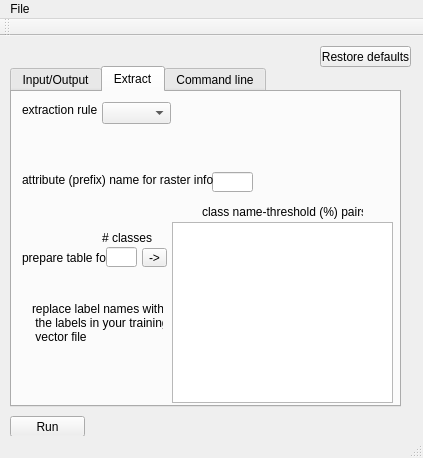
<?xml version="1.0" encoding="UTF-8"?>
<ui version="4.0">
 <class>MainWindow</class>
 <widget class="QMainWindow" name="MainWindow">
  <property name="geometry">
   <rect>
    <x>0</x>
    <y>0</y>
    <width>423</width>
    <height>458</height>
   </rect>
  </property>
  <property name="windowTitle">
   <string>pksvm</string>
  </property>
  <widget class="QWidget" name="centralWidget">
   <widget class="QTabWidget" name="tabWidget">
    <property name="geometry">
     <rect>
      <x>10</x>
      <y>30</y>
      <width>391</width>
      <height>341</height>
     </rect>
    </property>
    <property name="currentIndex">
     <number>1</number>
    </property>
    <widget class="QWidget" name="tab_2">
     <attribute name="title">
      <string>Input/Output</string>
     </attribute>
     <widget class="QLabel" name="label_3">
      <property name="geometry">
       <rect>
        <x>10</x>
        <y>10</y>
        <width>71</width>
        <height>16</height>
       </rect>
      </property>
      <property name="toolTip">
       <string>&lt;html&gt;&lt;head/&gt;&lt;body&gt;&lt;p&gt;Input image (raster or vector) containing band information&lt;/p&gt;&lt;/body&gt;&lt;/html&gt;</string>
      </property>
      <property name="text">
       <string>Input data</string>
      </property>
     </widget>
     <widget class="QLineEdit" name="input">
      <property name="geometry">
       <rect>
        <x>80</x>
        <y>10</y>
        <width>113</width>
        <height>20</height>
       </rect>
      </property>
     </widget>
     <widget class="QToolButton" name="toolButton_input">
      <property name="geometry">
       <rect>
        <x>200</x>
        <y>10</y>
        <width>25</width>
        <height>19</height>
       </rect>
      </property>
      <property name="text">
       <string>...</string>
      </property>
     </widget>
     <widget class="QLabel" name="label_13">
      <property name="geometry">
       <rect>
        <x>10</x>
        <y>40</y>
        <width>61</width>
        <height>16</height>
       </rect>
      </property>
      <property name="toolTip">
       <string>&lt;html&gt;&lt;head/&gt;&lt;body&gt;&lt;p&gt;Pixels in input image where mask image has msknodata will not be classified, but obtain a constant value (=nodata)&lt;/p&gt;&lt;/body&gt;&lt;/html&gt;</string>
      </property>
      <property name="text">
       <string>Mask image</string>
      </property>
     </widget>
     <widget class="QLineEdit" name="mask">
      <property name="geometry">
       <rect>
        <x>80</x>
        <y>40</y>
        <width>113</width>
        <height>20</height>
       </rect>
      </property>
     </widget>
     <widget class="QToolButton" name="toolButton_mask">
      <property name="geometry">
       <rect>
        <x>200</x>
        <y>40</y>
        <width>25</width>
        <height>19</height>
       </rect>
      </property>
      <property name="text">
       <string>...</string>
      </property>
     </widget>
     <widget class="QLabel" name="label_14">
      <property name="geometry">
       <rect>
        <x>230</x>
        <y>40</y>
        <width>61</width>
        <height>16</height>
       </rect>
      </property>
      <property name="text">
       <string>msknodata</string>
      </property>
     </widget>
     <widget class="QLineEdit" name="msknodata">
      <property name="geometry">
       <rect>
        <x>290</x>
        <y>40</y>
        <width>41</width>
        <height>20</height>
       </rect>
      </property>
     </widget>
     <widget class="QLabel" name="label_15">
      <property name="geometry">
       <rect>
        <x>10</x>
        <y>100</y>
        <width>71</width>
        <height>16</height>
       </rect>
      </property>
      <property name="toolTip">
       <string>&lt;html&gt;&lt;head/&gt;&lt;body&gt;&lt;p&gt;Classified map (raster or vector according to input image).&lt;/p&gt;&lt;/body&gt;&lt;/html&gt;</string>
      </property>
      <property name="text">
       <string>Output data</string>
      </property>
     </widget>
     <widget class="QLineEdit" name="output">
      <property name="geometry">
       <rect>
        <x>80</x>
        <y>100</y>
        <width>113</width>
        <height>20</height>
       </rect>
      </property>
     </widget>
     <widget class="QToolButton" name="toolButton_output">
      <property name="geometry">
       <rect>
        <x>200</x>
        <y>100</y>
        <width>25</width>
        <height>19</height>
       </rect>
      </property>
      <property name="text">
       <string>...</string>
      </property>
     </widget>
     <widget class="QLineEdit" name="sample">
      <property name="geometry">
       <rect>
        <x>80</x>
        <y>70</y>
        <width>113</width>
        <height>20</height>
       </rect>
      </property>
     </widget>
     <widget class="QToolButton" name="toolButton_sample">
      <property name="geometry">
       <rect>
        <x>200</x>
        <y>70</y>
        <width>25</width>
        <height>19</height>
       </rect>
      </property>
      <property name="text">
       <string>...</string>
      </property>
     </widget>
     <widget class="QLabel" name="label_23">
      <property name="geometry">
       <rect>
        <x>10</x>
        <y>70</y>
        <width>71</width>
        <height>16</height>
       </rect>
      </property>
      <property name="toolTip">
       <string>&lt;html&gt;&lt;head/&gt;&lt;body&gt;&lt;p&gt;Pixels in input image where mask image has msknodata will not be classified, but obtain a constant value (=nodata)&lt;/p&gt;&lt;/body&gt;&lt;/html&gt;</string>
      </property>
      <property name="text">
       <string>Sample image</string>
      </property>
     </widget>
     <widget class="QLabel" name="label_16">
      <property name="geometry">
       <rect>
        <x>230</x>
        <y>100</y>
        <width>41</width>
        <height>16</height>
       </rect>
      </property>
      <property name="text">
       <string>format</string>
      </property>
     </widget>
     <widget class="QComboBox" name="f">
      <property name="geometry">
       <rect>
        <x>270</x>
        <y>100</y>
        <width>69</width>
        <height>22</height>
       </rect>
      </property>
     </widget>
     <widget class="QCheckBox" name="polygon">
      <property name="geometry">
       <rect>
        <x>230</x>
        <y>130</y>
        <width>71</width>
        <height>17</height>
       </rect>
      </property>
      <property name="toolTip">
       <string>&lt;html&gt;&lt;head/&gt;&lt;body&gt;&lt;p&gt;Keep output features as polygons (only if input vector are polygons as well)&lt;/p&gt;&lt;/body&gt;&lt;/html&gt;</string>
      </property>
      <property name="text">
       <string>polygons</string>
      </property>
     </widget>
    </widget>
    <widget class="QWidget" name="tab">
     <attribute name="title">
      <string>Extract</string>
     </attribute>
     <widget class="QLineEdit" name="bname">
      <property name="geometry">
       <rect>
        <x>200</x>
        <y>80</y>
        <width>41</width>
        <height>20</height>
       </rect>
      </property>
     </widget>
     <widget class="QLabel" name="label_2">
      <property name="geometry">
       <rect>
        <x>10</x>
        <y>80</y>
        <width>191</width>
        <height>16</height>
       </rect>
      </property>
      <property name="toolTip">
       <string>&lt;html&gt;&lt;head/&gt;&lt;body&gt;&lt;p&gt;name of the attribute in your training vector file that corresponds to the class labels &lt;/p&gt;&lt;/body&gt;&lt;/html&gt;</string>
      </property>
      <property name="text">
       <string>attribute (prefix) name for raster info</string>
      </property>
     </widget>
     <widget class="QTableView" name="tableView_classes">
      <property name="geometry">
       <rect>
        <x>160</x>
        <y>130</y>
        <width>221</width>
        <height>181</height>
       </rect>
      </property>
     </widget>
     <widget class="QLabel" name="label_17">
      <property name="geometry">
       <rect>
        <x>190</x>
        <y>110</y>
        <width>161</width>
        <height>20</height>
       </rect>
      </property>
      <property name="text">
       <string>class name-threshold (%) pairs</string>
      </property>
     </widget>
     <widget class="QLabel" name="label_20">
      <property name="geometry">
       <rect>
        <x>10</x>
        <y>150</y>
        <width>91</width>
        <height>31</height>
       </rect>
      </property>
      <property name="text">
       <string>prepare table for</string>
      </property>
     </widget>
     <widget class="QLineEdit" name="nclass">
      <property name="geometry">
       <rect>
        <x>94</x>
        <y>155</y>
        <width>31</width>
        <height>20</height>
       </rect>
      </property>
     </widget>
     <widget class="QToolButton" name="toolButton_createTable">
      <property name="geometry">
       <rect>
        <x>130</x>
        <y>156</y>
        <width>25</width>
        <height>19</height>
       </rect>
      </property>
      <property name="text">
       <string>-&gt;</string>
      </property>
     </widget>
     <widget class="QLabel" name="label_21">
      <property name="geometry">
       <rect>
        <x>90</x>
        <y>130</y>
        <width>51</width>
        <height>31</height>
       </rect>
      </property>
      <property name="text">
       <string># classes</string>
      </property>
     </widget>
     <widget class="QLabel" name="label_22">
      <property name="geometry">
       <rect>
        <x>20</x>
        <y>200</y>
        <width>131</width>
        <height>61</height>
       </rect>
      </property>
      <property name="text">
       <string>replace label names with
 the labels in your training
 vector file</string>
      </property>
     </widget>
     <widget class="QComboBox" name="rule">
      <property name="geometry">
       <rect>
        <x>90</x>
        <y>10</y>
        <width>69</width>
        <height>22</height>
       </rect>
      </property>
     </widget>
     <widget class="QLabel" name="label_4">
      <property name="geometry">
       <rect>
        <x>10</x>
        <y>10</y>
        <width>81</width>
        <height>16</height>
       </rect>
      </property>
      <property name="toolTip">
       <string>&lt;html&gt;&lt;head/&gt;&lt;body&gt;&lt;p&gt;name of the attribute in your training vector file that corresponds to the class labels &lt;/p&gt;&lt;/body&gt;&lt;/html&gt;</string>
      </property>
      <property name="text">
       <string>extraction rule</string>
      </property>
     </widget>
    </widget>
    <widget class="QWidget" name="tab_4">
     <attribute name="title">
      <string>Command line</string>
     </attribute>
     <widget class="QLabel" name="label_18">
      <property name="geometry">
       <rect>
        <x>10</x>
        <y>10</y>
        <width>81</width>
        <height>16</height>
       </rect>
      </property>
      <property name="text">
       <string>Command line</string>
      </property>
     </widget>
     <widget class="QLineEdit" name="commandLineEdit">
      <property name="geometry">
       <rect>
        <x>10</x>
        <y>40</y>
        <width>361</width>
        <height>61</height>
       </rect>
      </property>
     </widget>
     <widget class="QLabel" name="label_19">
      <property name="geometry">
       <rect>
        <x>10</x>
        <y>120</y>
        <width>81</width>
        <height>16</height>
       </rect>
      </property>
      <property name="text">
       <string>Console output</string>
      </property>
     </widget>
     <widget class="QPlainTextEdit" name="consoleEdit">
      <property name="geometry">
       <rect>
        <x>10</x>
        <y>140</y>
        <width>361</width>
        <height>171</height>
       </rect>
      </property>
     </widget>
    </widget>
   </widget>
   <widget class="QPushButton" name="pushButton_run">
    <property name="geometry">
     <rect>
      <x>10</x>
      <y>380</y>
      <width>75</width>
      <height>21</height>
     </rect>
    </property>
    <property name="text">
     <string>Run</string>
    </property>
   </widget>
   <widget class="QPushButton" name="pushButton_restore">
    <property name="geometry">
     <rect>
      <x>320</x>
      <y>10</y>
      <width>91</width>
      <height>21</height>
     </rect>
    </property>
    <property name="text">
     <string>Restore defaults</string>
    </property>
   </widget>
  </widget>
  <widget class="QMenuBar" name="menuBar">
   <property name="geometry">
    <rect>
     <x>0</x>
     <y>0</y>
     <width>423</width>
     <height>21</height>
    </rect>
   </property>
   <widget class="QMenu" name="menuFile">
    <property name="title">
     <string>File</string>
    </property>
    <addaction name="actionInput"/>
    <addaction name="actionMask"/>
    <addaction name="actionTraining"/>
    <addaction name="actionOutput"/>
   </widget>
   <addaction name="menuFile"/>
  </widget>
  <widget class="QToolBar" name="mainToolBar">
   <attribute name="toolBarArea">
    <enum>TopToolBarArea</enum>
   </attribute>
   <attribute name="toolBarBreak">
    <bool>false</bool>
   </attribute>
  </widget>
  <widget class="QStatusBar" name="statusBar"/>
  <action name="actionInput">
   <property name="text">
    <string>Input</string>
   </property>
  </action>
  <action name="actionTraining">
   <property name="text">
    <string>Sample</string>
   </property>
  </action>
  <action name="actionMask">
   <property name="text">
    <string>Mask</string>
   </property>
  </action>
  <action name="actionOutput">
   <property name="text">
    <string>Output</string>
   </property>
  </action>
 </widget>
 <layoutdefault spacing="6" margin="11"/>
 <resources/>
 <connections/>
</ui>
